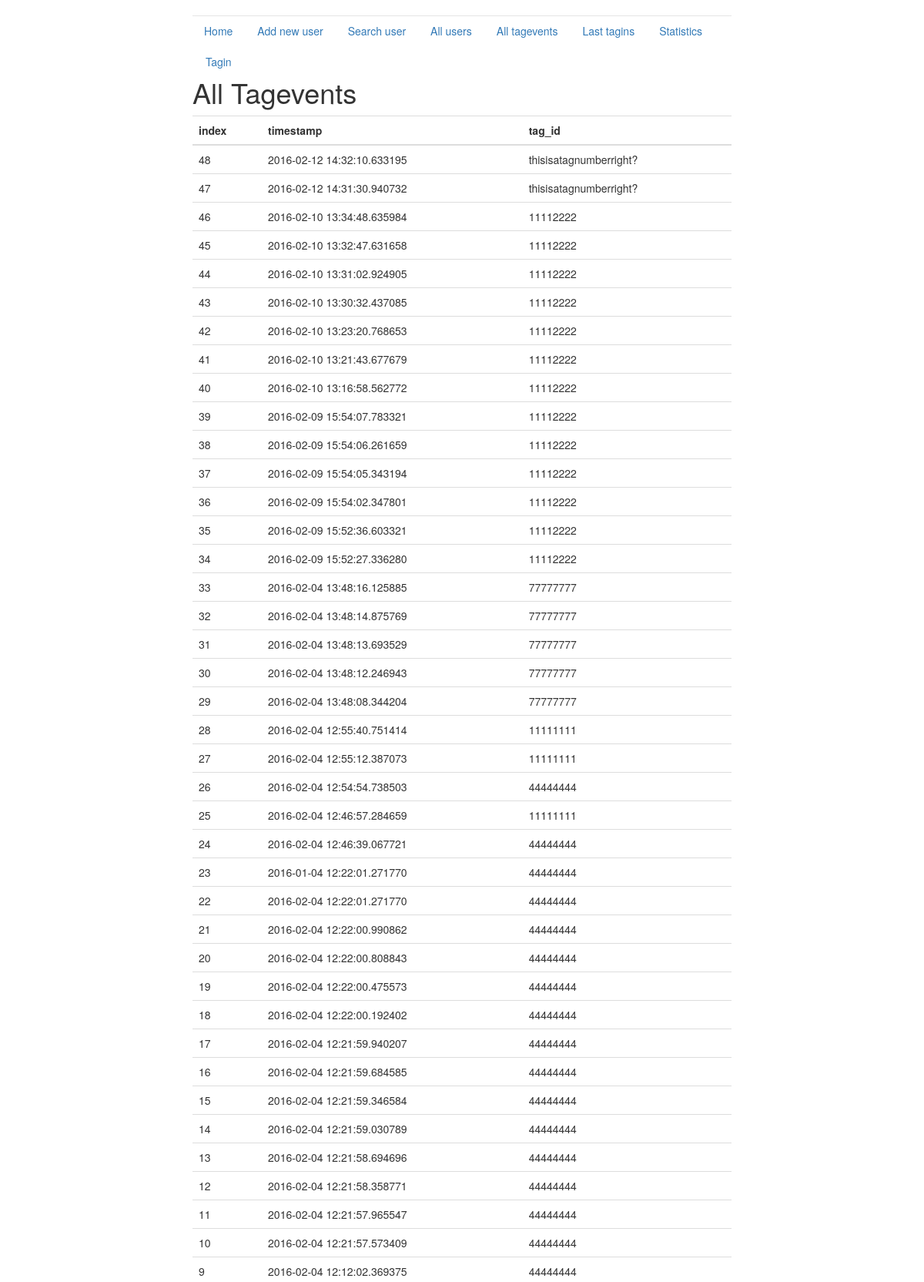
/all_tagevents (upper part), run on the app's committed database.
### crosstag_server.py (models this page shows, shortened)
class Tagevent(db.Model):
    index = db.Column(db.Integer, primary_key=True)
    tag_id = db.Column(db.Integer)
    timestamp = db.Column(db.DateTime)
    uid = db.Column(db.Integer, db.ForeignKey('user.index'))
    def dict(self):
        return {'index': self.index, 'timestamp': str(self.timestamp),
                'tag_id': self.tag_id, 'uid':self.uid}

### crosstag_server.py (the view)
@app.route('/all_tagevents', methods=['GET'])
def all_tagevents():
    ret = []
    events = Tagevent.query.all()
    for hit in events:
        js = hit.dict()
        ret.append(js)
    ret.reverse()
    return render_template('all_tagevents.html',
                           title='All Tagevents',
                           hits=ret)

### templates/all_tagevents.html (shortened to what this page needs)
{% extends "base.html" %}
{% block content %}
<h1>{{title}}</h1>
{% if hits %}
	<table class="table table-hover">
	<tbody>
		<thead>
			<tr>
				<th>index</th> <th>timestamp</th><th>tag_id</th>
			</tr>
		</thead>
				{% for hit in hits %}
				<tr>
					<td>{{hit.index}}</td> <td>{{hit.timestamp}}</td> <td>{{hit.tag_id}}</td>
				</tr>
				{% endfor %}
	</tbody>
	</table>
{% endif %}
{% endblock %}

### static/jumbotron-narrow.css (style rules this page uses)
body { padding-top: 20px; padding-bottom: 20px; }

### data on the page
Tagevent: index "48", timestamp "2016-02-12 14:32:10.633195", tag_id "thisisatagnumberright?"
Tagevent: index "47", timestamp "2016-02-12 14:31:30.940732", tag_id "thisisatagnumberright?"
Tagevent: index "46", timestamp "2016-02-10 13:34:48.635984", tag_id "11112222"
Tagevent: index "45", timestamp "2016-02-10 13:32:47.631658", tag_id "11112222"
Tagevent: index "44", timestamp "2016-02-10 13:31:02.924905", tag_id "11112222"
Tagevent: index "43", timestamp "2016-02-10 13:30:32.437085", tag_id "11112222"
Tagevent: index "42", timestamp "2016-02-10 13:23:20.768653", tag_id "11112222"
Tagevent: index "41", timestamp "2016-02-10 13:21:43.677679", tag_id "11112222"
Tagevent: index "40", timestamp "2016-02-10 13:16:58.562772", tag_id "11112222"
Tagevent: index "39", timestamp "2016-02-09 15:54:07.783321", tag_id "11112222"
Tagevent: index "38", timestamp "2016-02-09 15:54:06.261659", tag_id "11112222"
Tagevent: index "37", timestamp "2016-02-09 15:54:05.343194", tag_id "11112222"
Tagevent: index "36", timestamp "2016-02-09 15:54:02.347801", tag_id "11112222"
Tagevent: index "35", timestamp "2016-02-09 15:52:36.603321", tag_id "11112222"
Tagevent: index "34", timestamp "2016-02-09 15:52:27.336280", tag_id "11112222"
Tagevent: index "33", timestamp "2016-02-04 13:48:16.125885", tag_id "77777777"
Tagevent: index "32", timestamp "2016-02-04 13:48:14.875769", tag_id "77777777"
Tagevent: index "31", timestamp "2016-02-04 13:48:13.693529", tag_id "77777777"
Tagevent: index "30", timestamp "2016-02-04 13:48:12.246943", tag_id "77777777"
Tagevent: index "29", timestamp "2016-02-04 13:48:08.344204", tag_id "77777777"
Tagevent: index "28", timestamp "2016-02-04 12:55:40.751414", tag_id "11111111"
Tagevent: index "27", timestamp "2016-02-04 12:55:12.387073", tag_id "11111111"
Tagevent: index "26", timestamp "2016-02-04 12:54:54.738503", tag_id "44444444"
Tagevent: index "25", timestamp "2016-02-04 12:46:57.284659", tag_id "11111111"
Tagevent: index "24", timestamp "2016-02-04 12:46:39.067721", tag_id "44444444"
Tagevent: index "23", timestamp "2016-01-04 12:22:01.271770", tag_id "44444444"
Tagevent: index "22", timestamp "2016-02-04 12:22:01.271770", tag_id "44444444"
Tagevent: index "21", timestamp "2016-02-04 12:22:00.990862", tag_id "44444444"
Tagevent: index "20", timestamp "2016-02-04 12:22:00.808843", tag_id "44444444"
Tagevent: index "19", timestamp "2016-02-04 12:22:00.475573", tag_id "44444444"
Tagevent: index "18", timestamp "2016-02-04 12:22:00.192402", tag_id "44444444"
Tagevent: index "17", timestamp "2016-02-04 12:21:59.940207", tag_id "44444444"
Tagevent: index "16", timestamp "2016-02-04 12:21:59.684585", tag_id "44444444"
Tagevent: index "15", timestamp "2016-02-04 12:21:59.346584", tag_id "44444444"
Tagevent: index "14", timestamp "2016-02-04 12:21:59.030789", tag_id "44444444"
Tagevent: index "13", timestamp "2016-02-04 12:21:58.694696", tag_id "44444444"
Tagevent: index "12", timestamp "2016-02-04 12:21:58.358771", tag_id "44444444"
Tagevent: index "11", timestamp "2016-02-04 12:21:57.965547", tag_id "44444444"
Tagevent: index "10", timestamp "2016-02-04 12:21:57.573409", tag_id "44444444"
Tagevent: index "9", timestamp "2016-02-04 12:12:02.369375", tag_id "44444444"

### other printed values
{{ title }} "All Tagevents"
